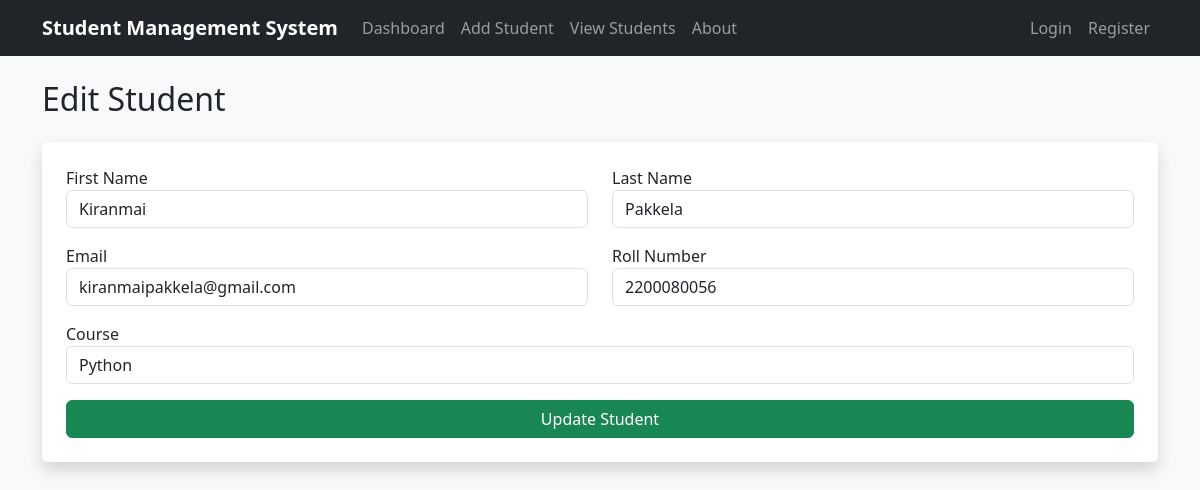
Screenshot of /students/edit-student/3/ with the database file from the repository.
### students/models.py (models this page shows, shortened)
class Student(models.Model):
    first_name = models.CharField(max_length=50)
    last_name = models.CharField(max_length=50)
    email = models.EmailField(unique=True)
    roll_number = models.CharField(max_length=20, unique=True)
    course = models.CharField(max_length=50)
    created_at = models.DateTimeField(auto_now_add=True)

### students/views.py (the view, shortened to what this page needs)
# urls.py: path('edit-student/<int:id>/', views.edit_student, name='edit_student'),
def edit_student(request, id):
    student = get_object_or_404(Student, id=id)
    messages.success(request, f"Student {student.first_name} {student.last_name} updated successfully!")
    return render(request, 'students/edit_student.html', {'student': student})

### students/templates/students/edit_student.html (shortened to what this page needs)
{% extends 'students/base.html' %}
{% block content %}
<h2 class="mb-4">Edit Student</h2>
<div class="card shadow border-0 p-4">
    <form method="POST">
        <div class="row">
            <div class="col-md-6 mb-3">
                <label>First Name</label>
                <input type="text" name="first_name" class="form-control" value="{{ student.first_name }}" required>
            </div>
            <div class="col-md-6 mb-3">
                <label>Last Name</label>
                <input type="text" name="last_name" class="form-control" value="{{ student.last_name }}" required>
            </div>
            <div class="col-md-6 mb-3">
                <label>Email</label>
                <input type="email" name="email" class="form-control" value="{{ student.email }}" required>
            </div>
            <div class="col-md-6 mb-3">
                <label>Roll Number</label>
                <input type="text" name="roll_number" class="form-control" value="{{ student.roll_number }}" required>
            </div>
            <div class="col-md-12 mb-3">
                <label>Course</label>
                <input type="text" name="course" class="form-control" value="{{ student.course }}" required>
            </div>
        </div>
        <button class="btn btn-success w-100">Update Student</button>
    </form>
</div>
{% endblock %}

### students/templates/students/base.html (style rules this page uses)
body { background-color: #f8f9fa; }

### rows the page displays
Student: first_name "Kiranmai", last_name "Pakkela", email "kiranmaipakkela@gmail.com", roll_number "2200080056", course "Python"
